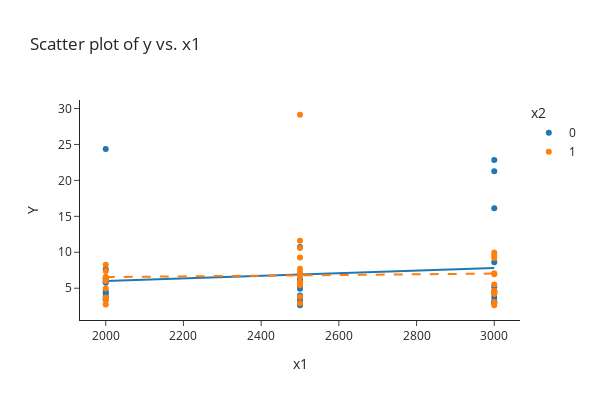

Notebook source saved alongside this figure:
### Markdown cell above
## Try it! Question 4

### Code cell
# leadmoss data
df = pd.read_csv(os.path.join(data_path, 'leadmoss.txt'), delimiter='\t')
df['x2'] = df['x2'].astype('category')

# regression function
reg_func = 'x1 + x2 + x1*x2'

# scatter
fig = px.scatter(df, x='x1', y='Y', width=600, height=400, trendline='ols', color='x2',
                 title='Scatter plot of y vs. x1')
fig.update_traces(patch={'line': {'dash': 'solid'}}, selector={'legendgroup': '0'})
fig.update_traces(patch={'line': {'dash': 'dash'}}, selector={'legendgroup': '1'})
fig.show()

### Figure 1 — Plotly figure (JSON) as saved in the notebook; plotly's stock layout.template omitted (floating-point values rounded to 4 significant figures)
{"data": [{"hovertemplate": "x2=0<br>x1=%{x}<br>Y=%{y}<extra></extra>", "legendgroup": "0", "line": {"dash": "solid"}, "marker": {"color": "#1F77B4", "symbol": "circle"}, "mode": "markers", "name": "0", "orientation": "v", "showlegend": true, "type": "scatter", "x": [2000, 2000, 2000, 2500, 2500, 2500, 3000, 3000, 2000, 2000, 2000, 2500, 2500, 2500, 3000, 3000, 3000, 2000, 2000, 2000, 2500, 2500, 2500, 3000, 3000, 3000, 2000, 2000, 2000, 2500, 2500, 2500, 3000, 3000, 3000], "xaxis": "x", "y": [3.475, 3.359, 3.877, 4.0, 3.618, 2.644, 4.575, 8.6, 7.627, 5.935, 6.409, 5.288, 10.74, 6.06, 16.14, 21.29, 22.84, 4.559, 24.38, 6.309, 5.855, 3.246, 4.927, 3.0, 4.22, 3.029, 5.761, 4.31, 5.964, 5.201, 5.245, 6.171, 3.752, 3.216, 5.209], "yaxis": "y"}, {"hovertemplate": "<b>OLS trendline</b><br>Y = 0.00180865 * x1 + 2.38487<br>R<sup>2</sup>=0.017831<br><br>x2=0<br>x1=%{x}<br>Y=%{y} <b>(trend)</b><extra></extra>", "legendgroup": "0", "line": {"dash": "solid"}, "marker": {"color": "#1F77B4", "symbol": "circle"}, "mode": "lines", "name": "0", "showlegend": false, "type": "scatter", "x": [2000, 2000, 2000, 2000, 2000, 2000, 2000, 2000, 2000, 2000, 2000, 2000, 2500, 2500, 2500, 2500, 2500, 2500, 2500, 2500, 2500, 2500, 2500, 2500, 3000, 3000, 3000, 3000, 3000, 3000, 3000, 3000, 3000, 3000, 3000], "xaxis": "x", "y": [6.002, 6.002, 6.002, 6.002, 6.002, 6.002, 6.002, 6.002, 6.002, 6.002, 6.002, 6.002, 6.906, 6.906, 6.906, 6.906, 6.906, 6.906, 6.906, 6.906, 6.906, 6.906, 6.906, 6.906, 7.811, 7.811, 7.811, 7.811, 7.811, 7.811, 7.811, 7.811, 7.811, 7.811, 7.811], "yaxis": "y"}, {"hovertemplate": "x2=1<br>x1=%{x}<br>Y=%{y}<extra></extra>", "legendgroup": "1", "line": {"dash": "dash"}, "marker": {"color": "#FF7F0E", "symbol": "circle"}, "mode": "markers", "name": "1", "orientation": "v", "showlegend": true, "type": "scatter", "x": [3000, 3000, 3000, 2500, 2500, 2500, 2000, 2000, 2000, 3000, 3000, 3000, 2500, 2500, 2500, 2000, 2000, 2000, 3000, 3000, 3000, 2500, 2500, 2500, 2000, 2000, 2000, 3000, 3000, 3000, 2500, 2500, 2500, 2000, 2000], "xaxis": "x", "y": [6.952, 4.349, 7.1, 2.917, 3.82, 5.901, 6.504, 4.973, 8.279, 9.193, 4.599, 9.962, 9.287, 29.13, 10.59, 6.593, 2.729, 5.989, 4.53, 3.088, 9.544, 11.62, 7.692, 6.877, 7.409, 3.38, 3.562, 2.631, 4.194, 5.504, 5.413, 7.181, 6.589, 6.182, 3.706], "yaxis": "y"}, {"hovertemplate": "<b>OLS trendline</b><br>Y = 0.000482405 * x1 + 5.58632<br>R<sup>2</sup>=0.001897<br><br>x2=1<br>x1=%{x}<br>Y=%{y} <b>(trend)</b><extra></extra>", "legendgroup": "1", "line": {"dash": "dash"}, "marker": {"color": "#FF7F0E", "symbol": "circle"}, "mode": "lines", "name": "1", "showlegend": false, "type": "scatter", "x": [2000, 2000, 2000, 2000, 2000, 2000, 2000, 2000, 2000, 2000, 2000, 2500, 2500, 2500, 2500, 2500, 2500, 2500, 2500, 2500, 2500, 2500, 2500, 3000, 3000, 3000, 3000, 3000, 3000, 3000, 3000, 3000, 3000, 3000, 3000], "xaxis": "x", "y": [6.551, 6.551, 6.551, 6.551, 6.551, 6.551, 6.551, 6.551, 6.551, 6.551, 6.551, 6.792, 6.792, 6.792, 6.792, 6.792, 6.792, 6.792, 6.792, 6.792, 6.792, 6.792, 6.792, 7.034, 7.034, 7.034, 7.034, 7.034, 7.034, 7.034, 7.034, 7.034, 7.034, 7.034, 7.034], "yaxis": "y"}], "layout": {"height": 400, "legend": {"title": {"text": "x2"}, "tracegroupgap": 0}, "title": {"text": "Scatter plot of y vs. x1"}, "width": 600, "xaxis": {"anchor": "y", "domain": [0.0, 1.0], "title": {"text": "x1"}}, "yaxis": {"anchor": "x", "domain": [0.0, 1.0], "title": {"text": "Y"}}}}
